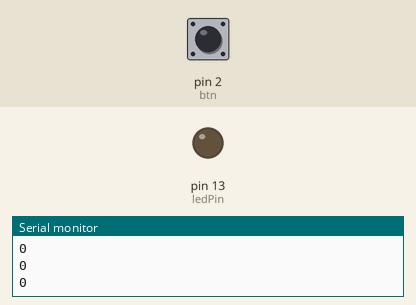
Bench run of a sketch on a simulated Arduino Uno, built with avr-gcc and run on an emulated ATmega328P. Parts: output pins drawn as LEDs (lit = HIGH), the last lines printed to the serial monitor. The inputs (shaded band) are chosen by the test bench; at power-on: pin 2 (btn) LOW.

Above: at 1.2 s.
1.3 s: pin 2 (btn) pulled HIGH for 0.15 s
At 1.4 s:
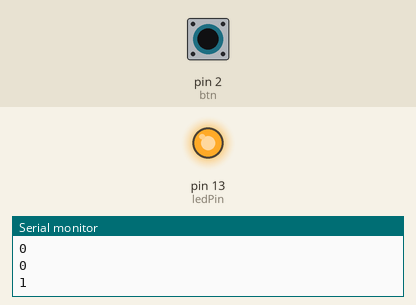
3.0 s: pin 2 (btn) pulled HIGH for 3.2 s
At 6.8 s:
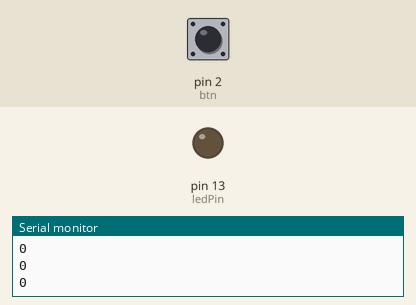
Timing chart, 0 to 8.3 s (numbered marks = the images above; inputs shaded):
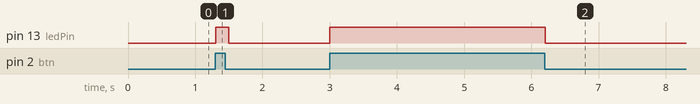

The sketch:

arduino08_SwitchLED.ino
```cpp
int btn = 2;
int ledPin = 13;
int ledPin2 = 4;


void setup() {
  pinMode(btn, INPUT);
  pinMode(ledPin, OUTPUT);
  pinMode(ledPin, OUTPUT);
  Serial.begin(9600);
}

void loop() {
  int value = digitalRead(btn);
  Serial.println(value);

  if(value == HIGH){
    digitalWrite(ledPin, HIGH);
    digitalWrite(ledPin2, LOW);
  }else{
    digitalWrite(ledPin, LOW);
    digitalWrite(ledPin2, HIGH);
  }

  delay(100);
}
```

Measured:
- after the input at 1.3 s, pin 13 (ledPin): LOW → HIGH at once, → LOW 0.20 s later
- after the input at 3.0 s, pin 13 (ledPin): LOW → HIGH at once, → LOW 3.2 s later
